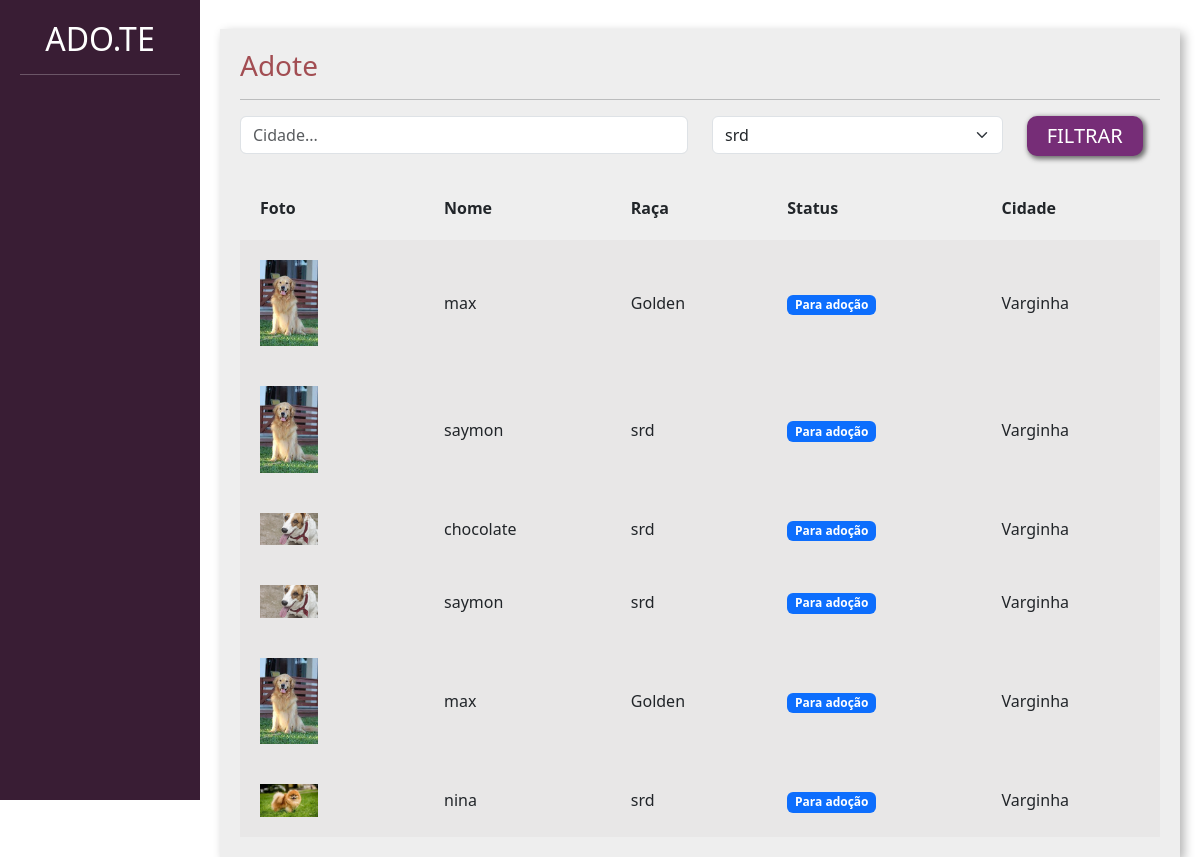
Screenshot of /adotar/ with the database file from the repository.
### divulgar/models.py (models this page shows, shortened)
class Pet(models.Model):
    choices_status =(('P',"Para adoção"),
                     ('A','Adotado'))
    usuario = models.ForeignKey(User,on_delete=models.DO_NOTHING)
    foto = models.ImageField(upload_to='fotos_pets')
    nome = models.CharField(max_length=100)
    descricao = models.TextField()
    estado = models.CharField(max_length=50)
    cidade = models.CharField(max_length=50)
    telefone = models.CharField(max_length=15)
    tags = models.ManyToManyField(Tag)
    raca = models.ForeignKey(Raca,on_delete=models.DO_NOTHING)
    status = models.CharField( max_length=1, choices= choices_status,default='P')

class Raca(models.Model):
    raca = models.CharField(max_length=50)
    def __str__(self):
        return self.raca

### adotar/views.py (the view)
# urls.py: path('', views.listar_pets, name="listar_pets"),
def listar_pets(request):
    if request.method == "GET":
        pets = Pet.objects.filter(status='P')
        racas = Raca.objects.all()
    cidade = request.GET.get('cidade')
    raca_filter = request.GET.get('raca')
    if cidade:
        pets = pets.filter(cidade__icontains=cidade)
    if raca_filter:
       pets = pets.filter(raca__id=raca_filter)
       raca_filter = Raca.objects.get(id=raca_filter)
    return render(request, 'listar_pets.html', {'pets': pets, 'racas': racas, 'cidade': cidade, 'raca_filter': raca_filter})

### adotar/templates/listar_pets.html (shortened to what this page needs)
{% load static %}
<!doctype html>
<html lang="pt-BR">
    <head>
    <link href="https://cdn.jsdelivr.net/npm/bootstrap@5.3.0-alpha1/dist/css/bootstrap.min.css" rel="stylesheet">
    <link href="{% static 'usuarios/css/cadastro.css' %}" rel="stylesheet">
    <link href="{% static 'divulgar/css/novo_pet.css' %}" rel="stylesheet">
    <link href="{% static 'divulgar/css/seus_pet.css' %}" rel="stylesheet">
    <link href="{% static 'adotar/css/listar_pets.css' %}" rel="stylesheet">
    </head>
    <body>
        <div class="container-fluid">
            <div class="row">
                <div class="col-md-2 bg-side sidebar">
                    <h2>ADO.TE</h2>
                    <hr>
                </div>
                <div class="col-md">
                    <div class="wrapper">
                        <div class="box width80">
                            <h3 class="font-vinho">Adote</h3>
                            <hr>
                            <form action="{% url 'listar_pets' %}" method="GET">
                                <div class="row">
                                    <div class="col-md-6">
                                        <input type="text" placeholder="Cidade..." value="{% if cidade %}{{cidade}}{% endif %}" name="cidade" class="form-control">
                                    </div>
                                    <div class="col-md-4">
                                        <select class="form-select" name="raca">
                                            {% for raca in racas %}
                                            <option {% if raca_filter.id == raca.id %} selected {% endif %} value="{{raca.id}}">{{raca}}</option>
                                    {% endfor%}
                                        </select>
                                    </div>
                                    <div class="col-md-2">
                                        <input type="submit" class="btn-custom-secondary" value="FILTRAR">
                                    </div>
                                </div>
                            </form>
                             <table class="tabela" cellpadding="20">
                                <tr>
                                    <th>Foto</th>
                                    <th>Nome</th>
                                    <th>Raça</th>
                                    <th>Status</th>
                                    <th>Cidade</th>
                                </tr>
                                {% for pet in pets%}
                                    <tr class="tabela-linha">
                                        <td width="20%">
                                            <a href="{% url 'ver_pet' pet.id %}"><img width="40%" src="{{pet.foto.url}}"></a>
                                        </td>
                                        <td>
                                            {{pet.nome}}
                                        </td>
                                        <td>
                                            {{pet.raca}}
                                        </td>
                                        <td>
                                            {% if pet.status == "P" %}
                                                <span class="badge text-bg-primary">Para adoção</span>
                                            {% elif pet.status == "A" %}
                                                <span class="badge text-bg-success">Adotado</span>
                                            {% endif%}
                                        </td>
                                        <td>
                                            {{pet.cidade}}
                                        </td>
                                    </tr>
                                {% endfor %}
                            </table>
                        </div>
                    </div>
                </div>
            </div>
        </div>
    </body>
</html>

### templates/static/usuarios/css/cadastro.css (style rules this page uses)
.bg-side { background-color: #391D34; color: white; height: 100vh; }

### templates/static/divulgar/css/novo_pet.css (style rules this page uses)
.sidebar { text-align: center; padding: 20px; }
.wrapper { margin-top: 3%; display: flex; flex-direction: row; justify-content: center; align-items: center; }
.box { padding:20px; width: 50vw; background: rgb(238, 238, 238); box-shadow: 4px 4px 10px rgba(0,0,0,.3); }
.font-vinho { color: #A24D52; }

### templates/static/divulgar/css/seus_pet.css (style rules this page uses)
.width80 { width: 80vw; }
.tabela { width: 100%; margin-top: 20px; }
.tabela-linha { background-color: #e8e7e7; }

### templates/static/adotar/css/listar_pets.css (style rules this page uses)
.btn-custom-secondary { background-color: #762D77; border: none; box-shadow: 2px 2px 5px 1px rgb(108, 108, 108); color: white; font-size: 20px; padding: 5px 20px 5px 20px; border-radius: 10px; }

### rows the page displays
Pet: foto (picture), nome "max", raca "Golden", status "Para adoção", cidade "Varginha"
Pet: foto (picture), nome "saymon", raca "srd", status "Para adoção", cidade "Varginha"
Pet: foto (picture), nome "chocolate", raca "srd", status "Para adoção", cidade "Varginha"
Pet: foto (picture), nome "saymon", raca "srd", status "Para adoção", cidade "Varginha"
Pet: foto (picture), nome "max", raca "Golden", status "Para adoção", cidade "Varginha"
Pet: foto (picture), nome "nina", raca "srd", status "Para adoção", cidade "Varginha"

### other values shown
form field raca "srd"
